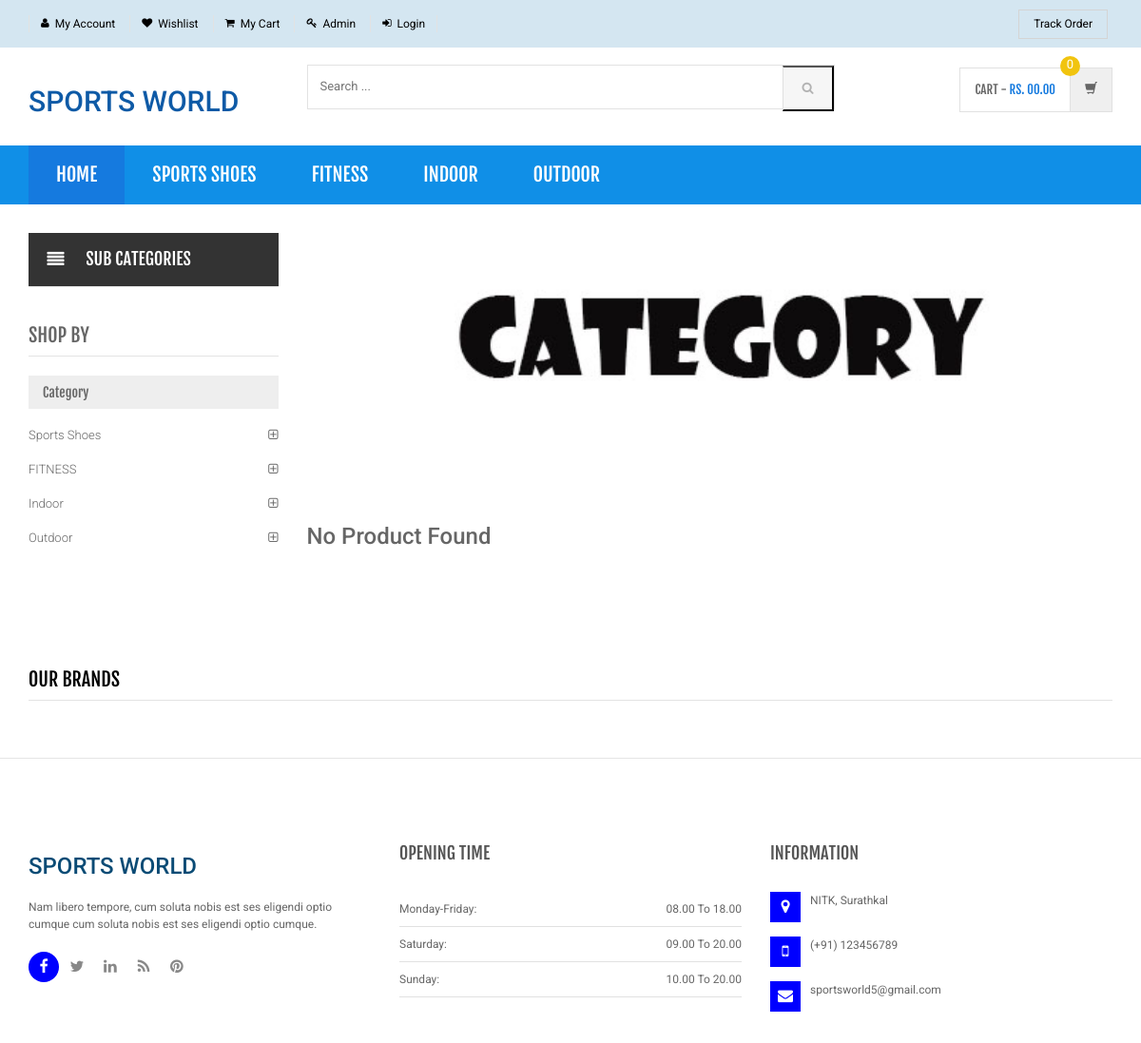
Page /shopping/category.php on the earlier database version.
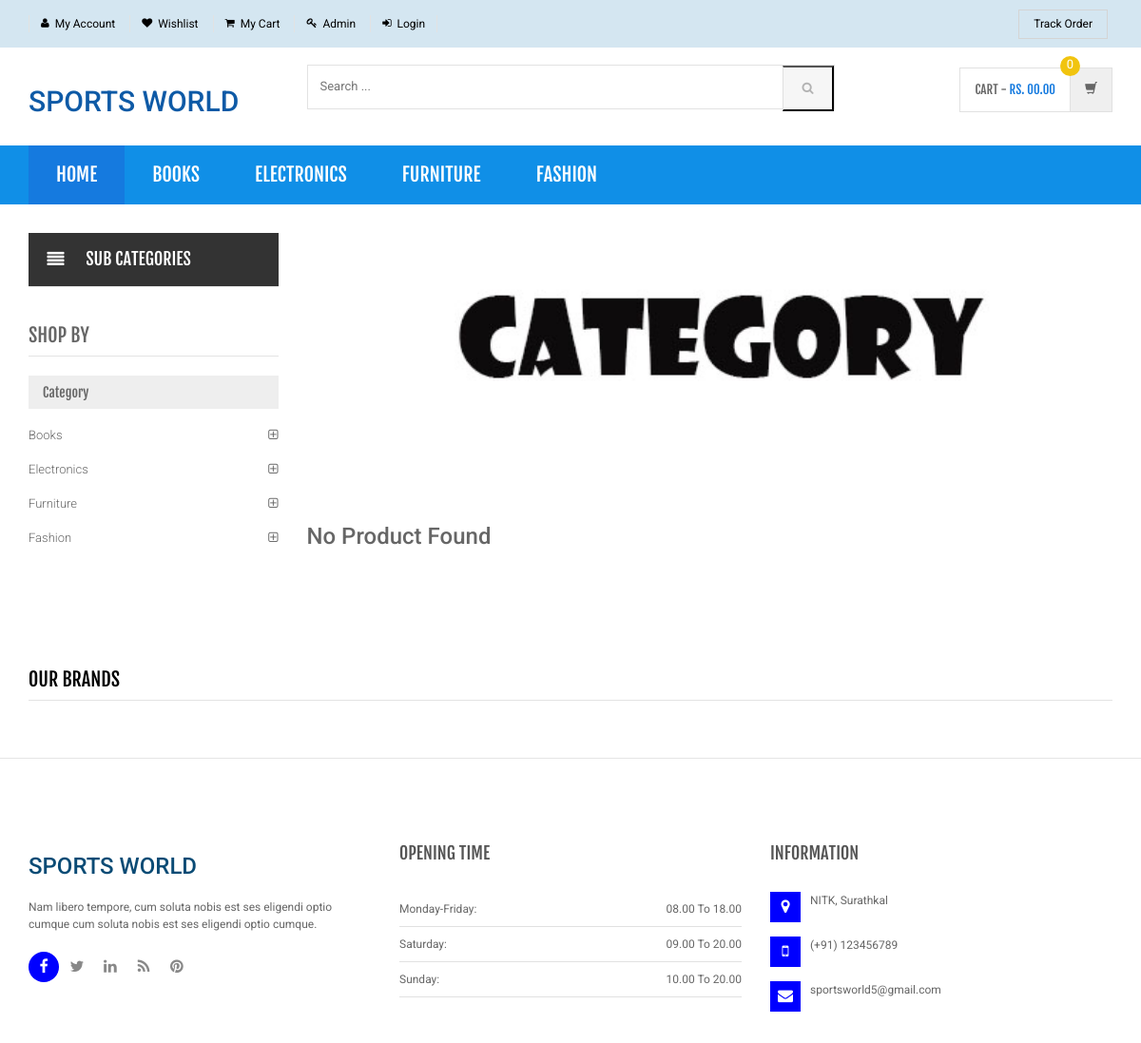
Same page on the later database version.
### tables this page shows
CREATE TABLE `category` (
  `id` int(11) NOT NULL,
  `categoryName` varchar(255) DEFAULT NULL,
  `categoryDescription` longtext,
  `creationDate` timestamp NOT NULL DEFAULT CURRENT_TIMESTAMP,
  `updationDate` varchar(255) DEFAULT NULL
);

### shopping/category.php (the view, shortened to what the rows shown need)
<?php
include('includes/config.php');
?>
<!DOCTYPE html>
<html lang="en">
	<head>
	    <link rel="stylesheet" href="assets/css/bootstrap.min.css">
	    <link rel="stylesheet" href="assets/css/main.css">
	    <link rel="stylesheet" href="assets/css/green.css">
	    <link rel="stylesheet" href="assets/css/owl.carousel.css">
		<link rel="stylesheet" href="assets/css/owl.transitions.css">
		<link href="assets/css/lightbox.css" rel="stylesheet">
		<link rel="stylesheet" href="assets/css/animate.min.css">
		<link rel="stylesheet" href="assets/css/rateit.css">
		<link rel="stylesheet" href="assets/css/bootstrap-select.min.css">
		<link rel="stylesheet" href="assets/css/config.css">
		<link href="assets/css/green.css" rel="alternate stylesheet" title="Green color">
		<link href="assets/css/blue.css" rel="alternate stylesheet" title="Blue color">
		<link href="assets/css/red.css" rel="alternate stylesheet" title="Red color">
		<link href="assets/css/orange.css" rel="alternate stylesheet" title="Orange color">
		<link href="assets/css/dark-green.css" rel="alternate stylesheet" title="Darkgreen color">
		<link rel="stylesheet" href="assets/css/font-awesome.min.css">
	</head>
    <body class="cnt-home">
<header class="header-style-1">
<?php include('includes/main-header.php');?>
<?php include('includes/menu-bar.php');?>
</header>
<div class="body-content outer-top-xs">
	<div class='container'>
		<div class='row outer-bottom-sm'>
			<div class='col-md-3 sidebar'>
	            <div class="sidebar-module-container">
	            	<div class="sidebar-filter">
<div class="sidebar-widget wow fadeInUp outer-bottom-xs ">
	<div class="sidebar-widget-body m-t-10">
	         <?php $sql=mysqli_query($con,"select id,categoryName  from category");
while($row=mysqli_fetch_array($sql))
{
    ?>
		<div class="accordion">
	    	<div class="accordion-group">
	            <div class="accordion-heading">
	                <a href="category.php?cid=<?php echo $row['id'];?>"  class="accordion-toggle collapsed">
	                   <?php echo $row['categoryName'];?>
	                </a>
	            </div>
	        </div>
	    </div>
	    <?php } ?>
	</div>
</div>
    	            	</div>
	            </div>
            </div>
		</div>
</div>
</div>
</body>
</html>

### shopping/includes/menu-bar.php (shortened to what the rows shown need)
<div class="header-nav animate-dropdown" style="background:#108FE7;">
    <div class="container">
        <div class="yamm navbar navbar-default" role="navigation">
            <div class="nav-bg-class" >
                <div class="navbar-collapse collapse" id="mc-horizontal-menu-collapse">
	<div class="nav-outer">
		<ul class="nav navbar-nav">
              <?php $sql=mysqli_query($con,"select id,categoryName  from category limit 6");
while($row=mysqli_fetch_array($sql))
{
    ?>
			<li class="dropdown yamm">
				<a href="category.php?cid=<?php echo $row['id'];?>"> <?php echo $row['categoryName'];?></a>
			</li>
			<?php } ?>
		</ul>
	</div>
</div>
            </div>
        </div>
    </div>
</div>

Differences in the rows shown:
removed category: categoryName "SPORTS SHOES", categoryName "Sports Shoes"
removed category: categoryName "FITNESS"
removed category: categoryName "INDOOR", categoryName "Indoor"
removed category: categoryName "OUTDOOR", categoryName "Outdoor"
added category: categoryName "BOOKS", categoryName "Books"
added category: categoryName "ELECTRONICS", categoryName "Electronics"
added category: categoryName "FURNITURE", categoryName "Furniture"
added category: categoryName "FASHION", categoryName "Fashion"
